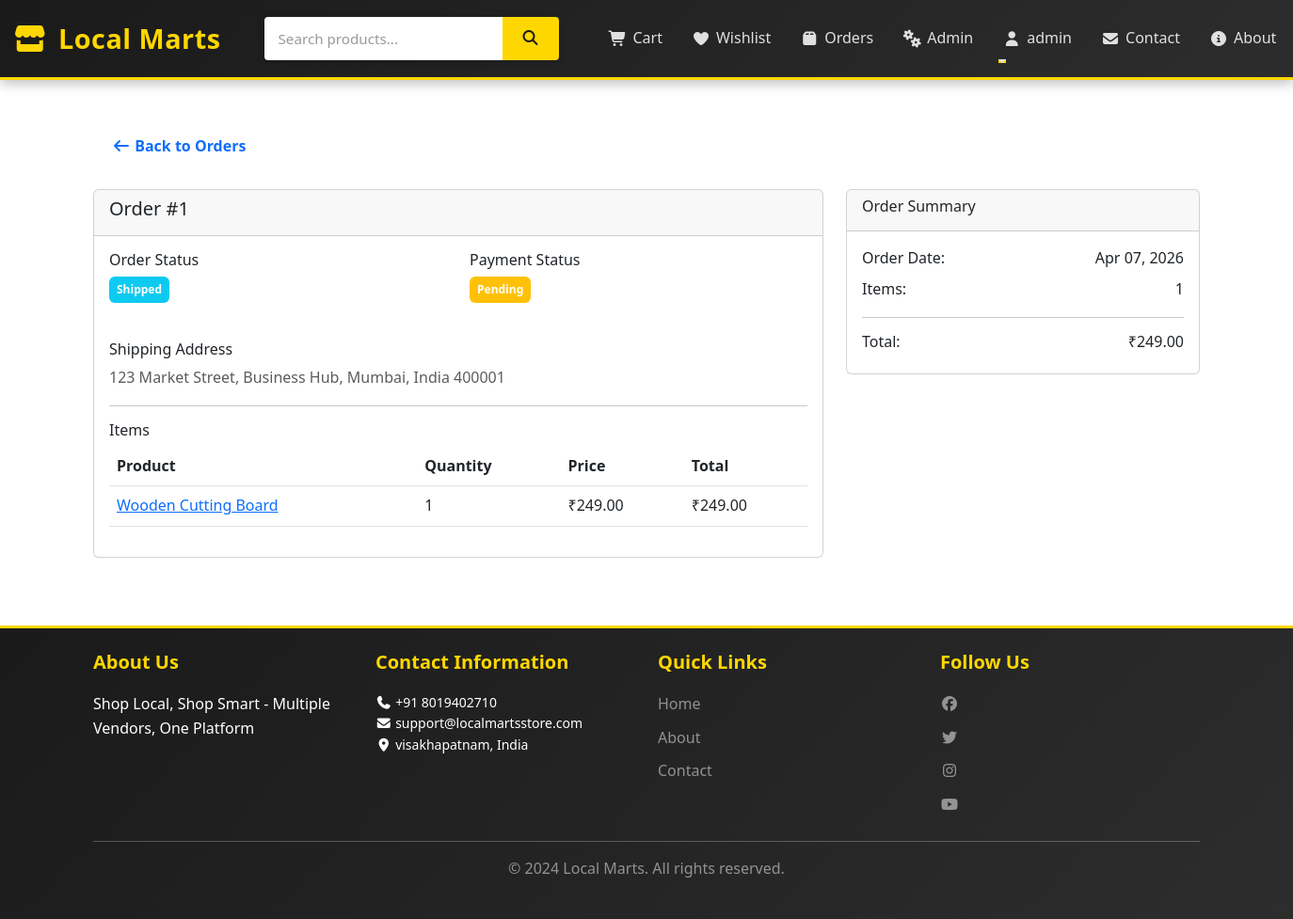
/order/1 (signed in), run on the app's committed database.
### app/models.py (models this page shows, shortened)
class User(UserMixin, db.Model):
    id = db.Column(db.Integer, primary_key=True)
    username = db.Column(db.String(80), unique=True, nullable=False)
    email = db.Column(db.String(120), unique=True, nullable=False)
    password_hash = db.Column(db.String(200), nullable=False)
    phone = db.Column(db.String(20))
    address = db.Column(db.Text)
    city = db.Column(db.String(50))
    country = db.Column(db.String(50))
    postal_code = db.Column(db.String(10))
    user_type = db.Column(db.String(20), default='buyer')  # buyer or seller
    is_admin = db.Column(db.Boolean, default=False)
    created_at = db.Column(db.DateTime, default=datetime.utcnow)
    orders = db.relationship('Order', backref='user', lazy=True, cascade='all, delete-orphan')
    cart_items = db.relationship('CartItem', backref='user', lazy=True, cascade='all, delete-orphan')
    wishlist_items = db.relationship('Wishlist', backref='user', lazy=True, cascade='all, delete-orphan')
    reviews = db.relationship('Review', backref='user', lazy=True, cascade='all, delete-orphan')

class Order(db.Model):
    id = db.Column(db.Integer, primary_key=True)
    user_id = db.Column(db.Integer, db.ForeignKey('user.id'), nullable=False)
    total_price = db.Column(db.Float, nullable=False)
    status = db.Column(db.String(20), default='Pending')  # Pending, Processing, Shipped, Delivered
    payment_status = db.Column(db.String(20), default='Pending')  # Pending, Completed
    shipping_address = db.Column(db.Text)
    ordered_at = db.Column(db.DateTime, default=datetime.utcnow)
    delivered_at = db.Column(db.DateTime)
    items = db.relationship('OrderItem', backref='order', lazy=True, cascade='all, delete-orphan')

class OrderItem(db.Model):
    id = db.Column(db.Integer, primary_key=True)
    order_id = db.Column(db.Integer, db.ForeignKey('order.id'), nullable=False)
    product_id = db.Column(db.Integer, db.ForeignKey('product.id'), nullable=False)
    quantity = db.Column(db.Integer, nullable=False)
    price = db.Column(db.Float, nullable=False)

class Product(db.Model):
    id = db.Column(db.Integer, primary_key=True)
    name = db.Column(db.String(150), nullable=False)
    description = db.Column(db.Text, nullable=False)
    price = db.Column(db.Float, nullable=False)
    discount_price = db.Column(db.Float)
    stock = db.Column(db.Integer, default=0)
    category = db.Column(db.String(50), nullable=False)
    image_url = db.Column(db.String(300))
    rating = db.Column(db.Float, default=0)
    reviews_count = db.Column(db.Integer, default=0)
    created_at = db.Column(db.DateTime, default=datetime.utcnow)
    shop_id = db.Column(db.Integer, db.ForeignKey('shop.id'), nullable=True)  # Multi-vendor
    cart_items = db.relationship('CartItem', backref='product', lazy=True, cascade='all, delete-orphan')
    order_items = db.relationship('OrderItem', backref='product', lazy=True, cascade='all, delete-orphan')
    wishlist_items = db.relationship('Wishlist', backref='product', lazy=True, cascade='all, delete-orphan')
    reviews = db.relationship('Review', backref='product', lazy=True, cascade='all, delete-orphan')

class Settings(db.Model):
    id = db.Column(db.Integer, primary_key=True)
    site_name = db.Column(db.String(200), default='Local Marts')
    tagline = db.Column(db.String(300), default='Shop Local, Shop Smart')
    contact_email = db.Column(db.String(120))
    contact_phone = db.Column(db.String(20))
    contact_address = db.Column(db.Text)
    contact_city = db.Column(db.String(100))
    contact_country = db.Column(db.String(100))
    contact_postal_code = db.Column(db.String(20))
    whatsapp_number = db.Column(db.String(20))
    map_url = db.Column(db.String(500))
    about_us = db.Column(db.Text)
    privacy_policy = db.Column(db.Text)
    terms_conditions = db.Column(db.Text)
    return_policy = db.Column(db.Text)
    shipping_policy = db.Column(db.Text)
    facebook_url = db.Column(db.String(300))
    instagram_url = db.Column(db.String(300))
    twitter_url = db.Column(db.String(300))
    linkedin_url = db.Column(db.String(300))
    youtube_url = db.Column(db.String(300))
    updated_at = db.Column(db.DateTime, default=datetime.utcnow, onupdate=datetime.utcnow)

### app/run.py (the view)
@app.route('/order/<int:order_id>')
@login_required
def order_detail(order_id):
    order = Order.query.get_or_404(order_id)
    if order.user_id != current_user.id:
        return jsonify({'error': 'Unauthorized'}), 401
    return render_template('order_detail.html', order=order)

### app/templates/order_detail.html (shortened to what this page needs)
{% extends "base.html" %}
{% block content %}
<div class="container my-5">
    <a href="{{ url_for('orders') }}" class="btn btn-outline-primary mb-4">
        <i class="fas fa-arrow-left"></i> Back to Orders
    </a>
    <div class="row">
        <div class="col-md-8">
            <div class="card mb-4">
                <div class="card-header">
                    <h5>Order #{{ order.id }}</h5>
                </div>
                <div class="card-body">
                    <div class="row mb-4">
                        <div class="col-md-6">
                            <h6>Order Status</h6>
                            <p>
                                <span class="badge bg-{{ 'success' if order.status == 'Delivered' else 'info' }} p-2">
                                    {{ order.status }}
                                </span>
                            </p>
                        </div>
                        <div class="col-md-6">
                            <h6>Payment Status</h6>
                            <p>
                                <span class="badge bg-{{ 'success' if order.payment_status == 'Completed' else 'warning' }} p-2">
                                    {{ order.payment_status }}
                                </span>
                            </p>
                        </div>
                    </div>
                    <h6>Shipping Address</h6>
                    <p class="text-muted">{{ order.shipping_address }}</p>
                    <hr>
                    <h6>Items</h6>
                    <div class="table-responsive">
                        <table class="table">
                            <thead>
                                <tr>
                                    <th>Product</th>
                                    <th>Quantity</th>
                                    <th>Price</th>
                                    <th>Total</th>
                                </tr>
                            </thead>
                            <tbody>
                                {% for item in order.items %}
                                    <tr>
                                        <td>
                                            <a href="{{ url_for('product_detail', product_id=item.product.id) }}">
                                                {{ item.product.name }}
                                            </a>
                                        </td>
                                        <td>{{ item.quantity }}</td>
                                        <td>₹{{ "%.2f"|format(item.price) }}</td>
                                        <td>₹{{ "%.2f"|format(item.price * item.quantity) }}</td>
                                    </tr>
                                {% endfor %}
                            </tbody>
                        </table>
                    </div>
                </div>
            </div>
        </div>
        <div class="col-md-4">
            <div class="card">
                <div class="card-header">
                    <h6>Order Summary</h6>
                </div>
                <div class="card-body">
                    <div class="d-flex justify-content-between mb-2">
                        <span>Order Date:</span>
                        <span>{{ order.ordered_at.strftime('%b %d, %Y') }}</span>
                    </div>
                    <div class="d-flex justify-content-between mb-2">
                        <span>Items:</span>
                        <span>{{ order.items|length }}</span>
                    </div>
                    <hr>
                    <div class="d-flex justify-content-between h6">
                        <span>Total:</span>
                        <span>₹{{ "%.2f"|format(order.total_price) }}</span>
                    </div>
                </div>
            </div>
        </div>
    </div>
</div>
{% endblock %}

### app/templates/base.html (shortened to what this page needs)
<!DOCTYPE html>
<html lang="en">
<head>
    <link href="https://cdn.jsdelivr.net/npm/bootstrap@5.3.0/dist/css/bootstrap.min.css" rel="stylesheet">
    <link rel="stylesheet" href="https://cdnjs.cloudflare.com/ajax/libs/font-awesome/7.0.1/css/all.min.css">
    <link rel="stylesheet" href="{{ url_for('static', filename='css/style.css') }}">
</head>
<body>
    <nav class="navbar navbar-expand-lg navbar-dark bg-dark sticky-top navbar-custom">
        <div class="container-fluid">
            <a class="navbar-brand" href="{{ url_for('index') }}">
                <i class="fas fa-store"></i> Local Marts
            </a>
            <div class="search-box">
                <form method="get" action="{{ url_for('index') }}">
                    <input type="text" name="search" placeholder="Search products..." value="{{ search or '' }}">
                    <button type="submit"><i class="fas fa-search"></i></button>
                </form>
            </div>
            <div class="collapse navbar-collapse" id="navbarNav">
                <ul class="navbar-nav ms-auto">
                    {% if current_user.is_authenticated %}
                        <li class="nav-item">
                            <a class="nav-link" href="{{ url_for('cart') }}">
                                <i class="fas fa-shopping-cart"></i> Cart
                            </a>
                        </li>
                        <li class="nav-item">
                            <a class="nav-link" href="{{ url_for('wishlist') }}">
                                <i class="fas fa-heart"></i> Wishlist
                            </a>
                        </li>
                        <li class="nav-item">
                            <a class="nav-link" href="{{ url_for('orders') }}">
                                <i class="fas fa-box"></i> Orders
                            </a>
                        </li>
                        {% if current_user.id == 1 %}
                            <li class="nav-item">
                                <a class="nav-link" href="{{ url_for('admin_dashboard') }}">
                                    <i class="fas fa-cogs"></i> Admin
                                </a>
                            </li>
                        {% endif %}
                        <li class="nav-item dropdown">
                            <a class="nav-link dropdown-toggle" href="#" id="userDropdown" role="button" data-bs-toggle="dropdown">
                                <i class="fas fa-user"></i> {{ current_user.username }}
                            </a>
                        </li>
                    {% endif %}
                    <li class="nav-item">
                        <a class="nav-link" href="{{ url_for('contact') }}">
                            <i class="fas fa-envelope"></i> Contact
                        </a>
                    </li>
                    <li class="nav-item">
                        <a class="nav-link" href="{{ url_for('about') }}">
                            <i class="fas fa-info-circle"></i> About
                        </a>
                    </li>
                </ul>
            </div>
        </div>
    </nav>
    <main class="container-fluid">
        {% block content %}{% endblock %}
    </main>
    <footer class="bg-dark text-white mt-5 py-4">
        <div class="container">
            <div class="row">
                <div class="col-md-3">
                    <h5>About Us</h5>
                    <p>{{ settings.tagline if settings else 'Shop Local, Shop Smart' }}</p>
                </div>
                <div class="col-md-3">
                    <h5>Contact Information</h5>
                    <ul class="list-unstyled small">
                        {% if settings %}
                            <li><i class="fas fa-phone"></i> {{ settings.contact_phone }}</li>
                            <li><i class="fas fa-envelope"></i> {{ settings.contact_email }}</li>
                            <li><i class="fas fa-map-marker-alt"></i> {{ settings.contact_city }}, {{ settings.contact_country }}</li>
                        {% endif %}
                    </ul>
                </div>
                <div class="col-md-3">
                    <h5>Quick Links</h5>
                    <ul class="list-unstyled">
                        <li><a href="{{ url_for('index') }}" class="text-white-50">Home</a></li>
                        <li><a href="{{ url_for('about') }}" class="text-white-50">About</a></li>
                        <li><a href="{{ url_for('contact') }}" class="text-white-50">Contact</a></li>
                    </ul>
                </div>
                <div class="col-md-3">
                    <h5>Follow Us</h5>
                    <div class="social-links">
                        {% if settings and settings.facebook_url %}
                            <a href="{{ settings.facebook_url }}" target="_blank" class="text-white-50"><i class="fab fa-facebook"></i></a>
                        {% endif %}
                        {% if settings and settings.twitter_url %}
                            <a href="{{ settings.twitter_url }}" target="_blank" class="text-white-50"><i class="fab fa-twitter"></i></a>
                        {% endif %}
                        {% if settings and settings.instagram_url %}
                            <a href="{{ settings.instagram_url }}" target="_blank" class="text-white-50"><i class="fab fa-instagram"></i></a>
                        {% endif %}
                        {% if settings and settings.youtube_url %}
                            <a href="{{ settings.youtube_url }}" target="_blank" class="text-white-50"><i class="fab fa-youtube"></i></a>
                        {% endif %}
                    </div>
                </div>
            </div>
            <hr>
            <div class="text-center text-white-50">
                <p>&copy; 2024 Local Marts. All rights reserved.</p>
            </div>
        </div>
    </footer>
</body>
</html>

### data on the page
User: username "admin"
Order: id "1", status "Shipped", payment_status "Pending", shipping_address "123 Market Street, Business Hub, Mumbai, India 400001", ordered_at "Apr 07, 2026", total_price "249.00"
OrderItem: product.name "Wooden Cutting Board", quantity "1", price "249.00", item.price*item.quantity "249.00"
Settings: tagline "Shop Local, Shop Smart - Multiple Vendors, One Platform", contact_phone "+91 8019402710", contact_email "support@localmartsstore.com", contact_city "visakhapatnam", contact_country "India"

### other printed values
{{ order.items|length }} "1"
